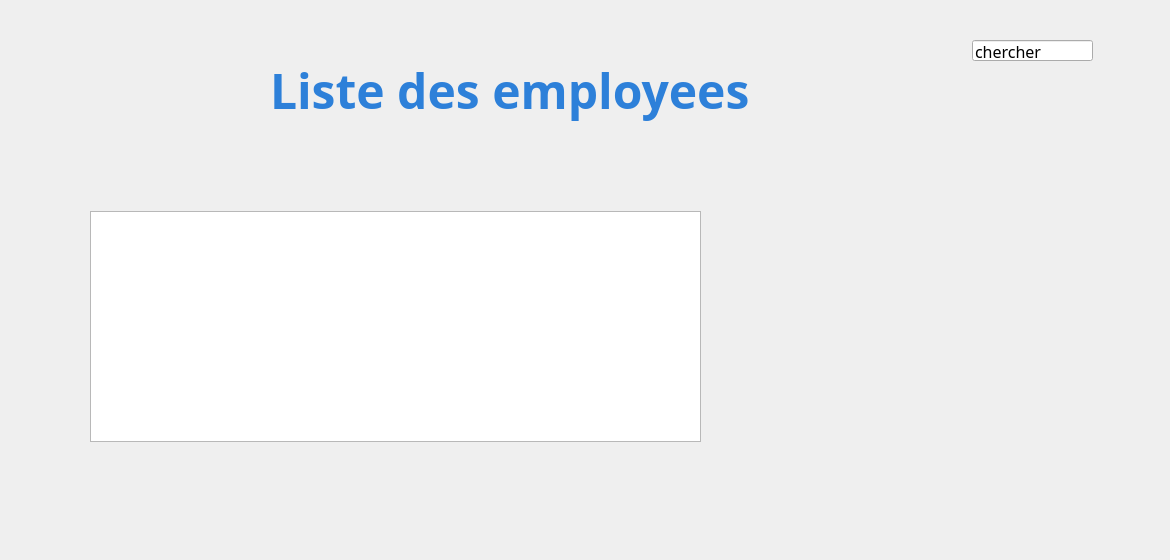
      <widget class="QWidget" name="Consulter_employe">
       <property name="styleSheet">
        <string notr="true">#Consulter_employe {
background-color: transparent;
border-image: url(:background.jpg);
background: none;
border: none;
background-repeat: none;
}
</string>
       </property>
       <widget class="QPushButton" name="pushButton_aj">
        <property name="geometry">
         <rect>
          <x>990</x>
          <y>510</y>
          <width>141</width>
          <height>41</height>
         </rect>
        </property>
        <property name="styleSheet">
         <string notr="true">#pushButton_aj {
background-color: transparent;
border-image: url(:Ajouter.png);
background: none;
border: none;
background-repeat: none;
}
</string>
        </property>
        <property name="text">
         <string/>
        </property>
       </widget>
       <widget class="QLabel" name="label_16">
        <property name="geometry">
         <rect>
          <x>270</x>
          <y>40</y>
          <width>611</width>
          <height>101</height>
         </rect>
        </property>
        <property name="font">
         <font>
          <family>Segoe Print</family>
         </font>
        </property>
        <property name="styleSheet">
         <string notr="true">#label_16 {
background-color: transparent;
background: none;
border: none;
background-repeat: none;
}
</string>
        </property>
        <property name="text">
         <string>&lt;html&gt;&lt;head/&gt;&lt;body&gt;&lt;p&gt;&lt;span style=&quot; font-size:36pt; font-weight:600; color:#2d80d9;&quot;&gt;Liste des employees&lt;/span&gt;&lt;/p&gt;&lt;/body&gt;&lt;/html&gt;</string>
        </property>
        <property name="textFormat">
         <enum>Qt::AutoText</enum>
        </property>
        <property name="scaledContents">
         <bool>false</bool>
        </property>
       </widget>
       <widget class="QPushButton" name="pushButton_Menu_RH">
        <property name="geometry">
         <rect>
          <x>10</x>
          <y>0</y>
          <width>41</width>
          <height>41</height>
         </rect>
        </property>
        <property name="styleSheet">
         <string notr="true">#pushButton_Menu_RH {
background-color: transparent;
border-image: url(:Menu.png);
background: none;
border: none;
background-repeat: none;
}
</string>
        </property>
        <property name="text">
         <string/>
        </property>
       </widget>
       <widget class="QPushButton" name="pushButton_Close_em">
        <property name="geometry">
         <rect>
          <x>1130</x>
          <y>10</y>
          <width>31</width>
          <height>31</height>
         </rect>
        </property>
        <property name="styleSheet">
         <string notr="true">#pushButton_Close_em {
background-color: transparent;
border-image: url(:close.png);
background: none;
border: none;
background-repeat: none;
}
</string>
        </property>
        <property name="text">
         <string/>
        </property>
       </widget>
       <widget class="QLineEdit" name="lineEdit_recherche_employe">
        <property name="geometry">
         <rect>
          <x>972</x>
          <y>40</y>
          <width>121</width>
          <height>21</height>
         </rect>
        </property>
        <property name="font">
         <font>
          <family>Javanese Text</family>
          <pointsize>12</pointsize>
         </font>
        </property>
        <property name="text">
         <string>chercher</string>
        </property>
       </widget>
       <widget class="QListView" name="listView_employe">
        <property name="geometry">
         <rect>
          <x>90</x>
          <y>211</y>
          <width>611</width>
          <height>231</height>
         </rect>
        </property>
        <property name="font">
         <font>
          <family>Javanese Text</family>
          <pointsize>14</pointsize>
         </font>
        </property>
       </widget>
       <widget class="QPushButton" name="pushButton_tri_em">
        <property name="geometry">
         <rect>
          <x>970</x>
          <y>90</y>
          <width>121</width>
          <height>81</height>
         </rect>
        </property>
        <property name="styleSheet">
         <string notr="true">#pushButton_tri_em{
background-color: transparent;
border-image: url(:tri.jpg);
background: none;
border: none;
background-repeat: none;
}</string>
        </property>
        <property name="text">
         <string/>
        </property>
       </widget>
       <widget class="QPushButton" name="pushButton_statistique_em">
        <property name="geometry">
         <rect>
          <x>970</x>
          <y>310</y>
          <width>141</width>
          <height>91</height>
         </rect>
        </property>
        <property name="styleSheet">
         <string notr="true">#pushButton_statistique_em{
background-color: transparent;
border-image: url(:LogoStats.png);
background: none;
border: none;
background-repeat: none;
}</string>
        </property>
        <property name="text">
         <string/>
        </property>
       </widget>
       <zorder>label_16</zorder>
       <zorder>pushButton_aj</zorder>
       <zorder>pushButton_Menu_RH</zorder>
       <zorder>pushButton_Close_em</zorder>
       <zorder>lineEdit_recherche_employe</zorder>
       <zorder>listView_employe</zorder>
       <zorder>pushButton_tri_em</zorder>
       <zorder>pushButton_statistique_em</zorder>
      </widget>
